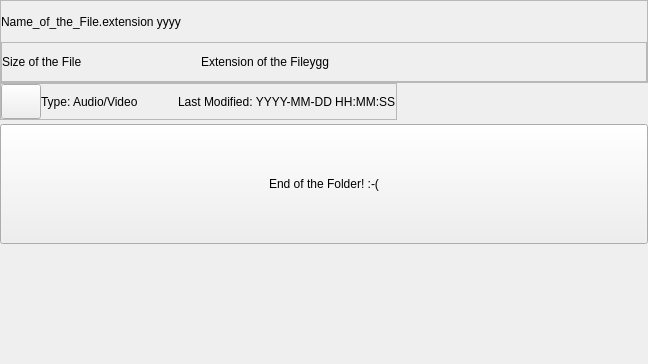
                   <widget class="QWidget" name="filesScrollAreaContents">
                    <property name="geometry">
                     <rect>
                      <x>0</x>
                      <y>0</y>
                      <width>648</width>
                      <height>364</height>
                     </rect>
                    </property>
                    <property name="styleSheet">
                     <string notr="true"/>
                    </property>
                    <layout class="QVBoxLayout" name="verticalLayout_filesScrollAreaContents">
                     <property name="spacing">
                      <number>4</number>
                     </property>
                     <property name="leftMargin">
                      <number>0</number>
                     </property>
                     <property name="topMargin">
                      <number>0</number>
                     </property>
                     <property name="rightMargin">
                      <number>0</number>
                     </property>
                     <property name="bottomMargin">
                      <number>0</number>
                     </property>
                     <item>
                      <widget class="QFrame" name="files">
                       <property name="sizePolicy">
                        <sizepolicy hsizetype="Preferred" vsizetype="Expanding">
                         <horstretch>0</horstretch>
                         <verstretch>0</verstretch>
                        </sizepolicy>
                       </property>
                       <property name="minimumSize">
                        <size>
                         <width>0</width>
                         <height>85</height>
                        </size>
                       </property>
                       <property name="maximumSize">
                        <size>
                         <width>16777215</width>
                         <height>120</height>
                        </size>
                       </property>
                       <property name="styleSheet">
                        <string notr="true"/>
                       </property>
                       <layout class="QVBoxLayout" name="verticalLayout_files">
                        <property name="spacing">
                         <number>0</number>
                        </property>
                        <property name="leftMargin">
                         <number>0</number>
                        </property>
                        <property name="topMargin">
                         <number>0</number>
                        </property>
                        <property name="rightMargin">
                         <number>0</number>
                        </property>
                        <property name="bottomMargin">
                         <number>0</number>
                        </property>
                        <item>
                         <widget class="QFrame" name="fileTitleFrame">
                          <property name="sizePolicy">
                           <sizepolicy hsizetype="Preferred" vsizetype="Expanding">
                            <horstretch>0</horstretch>
                            <verstretch>0</verstretch>
                           </sizepolicy>
                          </property>
                          <property name="frameShape">
                           <enum>QFrame::StyledPanel</enum>
                          </property>
                          <property name="frameShadow">
                           <enum>QFrame::Raised</enum>
                          </property>
                          <layout class="QVBoxLayout" name="verticalLayout_fileTitleFrame">
                           <property name="spacing">
                            <number>0</number>
                           </property>
                           <property name="leftMargin">
                            <number>0</number>
                           </property>
                           <property name="topMargin">
                            <number>0</number>
                           </property>
                           <property name="rightMargin">
                            <number>0</number>
                           </property>
                           <property name="bottomMargin">
                            <number>0</number>
                           </property>
                           <item>
                            <widget class="QLabel" name="fileTitleLabel">
                             <property name="minimumSize">
                              <size>
                               <width>0</width>
                               <height>0</height>
                              </size>
                             </property>
                             <property name="styleSheet">
                              <string notr="true"/>
                             </property>
                             <property name="text">
                              <string>Name_of_the_File.extension yyyy</string>
                             </property>
                             <property name="wordWrap">
                              <bool>false</bool>
                             </property>
                            </widget>
                           </item>
                           <item>
                            <widget class="QFrame" name="fileInfoFrame">
                             <property name="minimumSize">
                              <size>
                               <width>0</width>
                               <height>26</height>
                              </size>
                             </property>
                             <property name="maximumSize">
                              <size>
                               <width>16777215</width>
                               <height>16777215</height>
                              </size>
                             </property>
                             <property name="frameShape">
                              <enum>QFrame::StyledPanel</enum>
                             </property>
                             <property name="frameShadow">
                              <enum>QFrame::Raised</enum>
                             </property>
                             <layout class="QHBoxLayout" name="horizontalLayout_fileInfoFrame" stretch="0,1,0,4">
                              <property name="spacing">
                               <number>0</number>
                              </property>
                              <property name="leftMargin">
                               <number>0</number>
                              </property>
                              <property name="topMargin">
                               <number>0</number>
                              </property>
                              <property name="rightMargin">
                               <number>0</number>
                              </property>
                              <property name="bottomMargin">
                               <number>0</number>
                              </property>
                              <item>
                               <widget class="QLabel" name="fileSizeLabel">
                                <property name="minimumSize">
                                 <size>
                                  <width>120</width>
                                  <height>0</height>
                                 </size>
                                </property>
                                <property name="text">
                                 <string>Size of the File</string>
                                </property>
                               </widget>
                              </item>
                              <item>
                               <spacer name="horizontalSpacer_18">
                                <property name="orientation">
                                 <enum>Qt::Horizontal</enum>
                                </property>
                                <property name="sizeHint" stdset="0">
                                 <size>
                                  <width>40</width>
                                  <height>20</height>
                                 </size>
                                </property>
                               </spacer>
                              </item>
                              <item>
                               <widget class="QLabel" name="fileExtensionLabel">
                                <property name="minimumSize">
                                 <size>
                                  <width>120</width>
                                  <height>0</height>
                                 </size>
                                </property>
                                <property name="text">
                                 <string>Extension of the Fileygg</string>
                                </property>
                               </widget>
                              </item>
                              <item>
                               <spacer name="horizontalSpacer_15">
                                <property name="orientation">
                                 <enum>Qt::Horizontal</enum>
                                </property>
                                <property name="sizeHint" stdset="0">
                                 <size>
                                  <width>40</width>
                                  <height>20</height>
                                 </size>
                                </property>
                               </spacer>
                              </item>
                             </layout>
                            </widget>
                           </item>
                          </layout>
                         </widget>
                        </item>
                        <item alignment="Qt::AlignLeft">
                         <widget class="QFrame" name="fileTypeFrame">
                          <property name="minimumSize">
                           <size>
                            <width>0</width>
                            <height>34</height>
                           </size>
                          </property>
                          <property name="maximumSize">
                           <size>
                            <width>16777215</width>
                            <height>16777215</height>
                           </size>
                          </property>
                          <property name="frameShape">
                           <enum>QFrame::StyledPanel</enum>
                          </property>
                          <property name="frameShadow">
                           <enum>QFrame::Raised</enum>
                          </property>
                          <layout class="QHBoxLayout" name="horizontalLayout_fileTypeFrame">
                           <property name="spacing">
                            <number>0</number>
                           </property>
                           <property name="leftMargin">
                            <number>0</number>
                           </property>
                           <property name="topMargin">
                            <number>0</number>
                           </property>
                           <property name="rightMargin">
                            <number>0</number>
                           </property>
                           <property name="bottomMargin">
                            <number>0</number>
                           </property>
                           <item>
                            <widget class="QPushButton" name="filePlayBtn">
                             <property name="minimumSize">
                              <size>
                               <width>35</width>
                               <height>35</height>
                              </size>
                             </property>
                             <property name="toolTip">
                              <string>Redirects Current File To Media Player</string>
                             </property>
                             <property name="text">
                              <string/>
                             </property>
                             <property name="icon">
                              <iconset resource="res.qrc">
                               <normaloff>:/icons/icons/play.svg</normaloff>:/icons/icons/play.svg</iconset>
                             </property>
                             <property name="iconSize">
                              <size>
                               <width>30</width>
                               <height>30</height>
                              </size>
                             </property>
                            </widget>
                           </item>
                           <item alignment="Qt::AlignLeft">
                            <widget class="QLabel" name="fileTypeLabel">
                             <property name="styleSheet">
                              <string notr="true"/>
                             </property>
                             <property name="text">
                              <string>Type: Audio/Video</string>
                             </property>
                            </widget>
                           </item>
                           <item>
                            <spacer name="horizontalSpacer_17">
                             <property name="orientation">
                              <enum>Qt::Horizontal</enum>
                             </property>
                             <property name="sizeHint" stdset="0">
                              <size>
                               <width>40</width>
                               <height>20</height>
                              </size>
                             </property>
                            </spacer>
                           </item>
                           <item>
                            <widget class="QLabel" name="fileTimeLabel">
                             <property name="text">
                              <string>Last Modified: YYYY-MM-DD HH:MM:SS</string>
                             </property>
                            </widget>
                           </item>
                          </layout>
                         </widget>
                        </item>
                       </layout>
                      </widget>
                     </item>
                     <item>
                      <widget class="QPushButton" name="endOfFilesBtn">
                       <property name="sizePolicy">
                        <sizepolicy hsizetype="Preferred" vsizetype="Expanding">
                         <horstretch>0</horstretch>
                         <verstretch>0</verstretch>
                        </sizepolicy>
                       </property>
                       <property name="minimumSize">
                        <size>
                         <width>0</width>
                         <height>85</height>
                        </size>
                       </property>
                       <property name="maximumSize">
                        <size>
                         <width>16777215</width>
                         <height>120</height>
                        </size>
                       </property>
                       <property name="styleSheet">
                        <string notr="true"/>
                       </property>
                       <property name="text">
                        <string>End of the Folder! :-(</string>
                       </property>
                      </widget>
                     </item>
                     <item>
                      <spacer name="verticalSpacer_3">
                       <property name="orientation">
                        <enum>Qt::Vertical</enum>
                       </property>
                       <property name="sizeHint" stdset="0">
                        <size>
                         <width>20</width>
                         <height>40</height>
                        </size>
                       </property>
                      </spacer>
                     </item>
                    </layout>
                   </widget>
